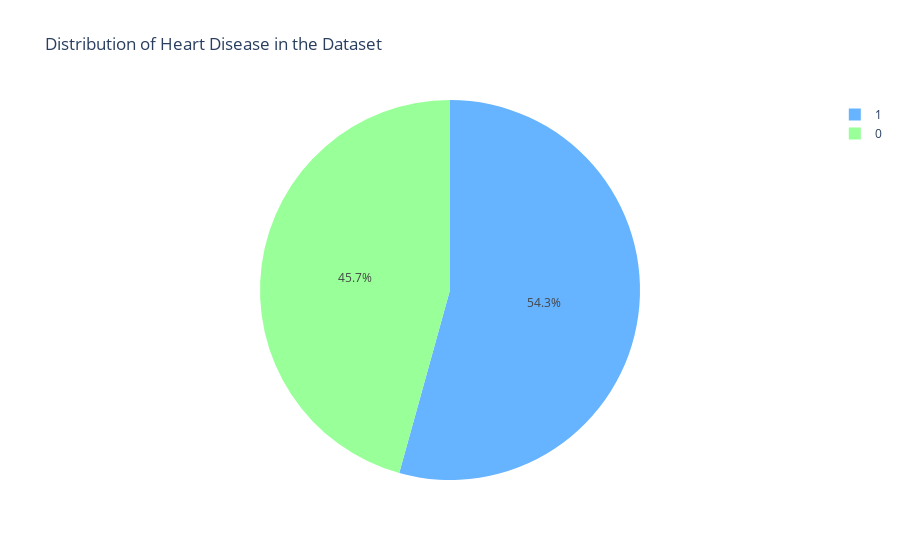

The notebook cell saved with this chart:
### Markdown cell above
**Pie Plot**


A pie plot, also known as a pie chart, is a circular statistical graphic that is divided into slices to illustrate numerical proportions. Each slice represents a proportionate part of the whole, and the size of each slice is proportional to the quantity it represents. Pie charts are commonly used to show the distribution of a categorical variable as a percentage of the total.

### Code cell
import plotly.express as px

# Assuming 'Target' is the target column
target_counts = heart_data['output'].value_counts().reset_index()

# Rename columns for clarity
target_counts.columns = ['output', 'count']

# Plotting a pie chart using Plotly
fig = px.pie(target_counts, values='count', names='output', 
             title='Distribution of Heart Disease in the Dataset', 
             labels={'target': 'Heart Disease', 'count': 'Count'},
             color_discrete_sequence=['#66b3ff', '#99ff99'])

fig.show()

### Figure 1 — Plotly figure (JSON) as saved in the notebook; plotly's stock layout.template omitted (floating-point values rounded to 4 significant figures)
{"data": [{"domain": {"x": [0, 1], "y": [0, 1]}, "hovertemplate": "output=%{label}<br>Count=%{value}<extra></extra>", "labels": [1, 0], "legendgroup": "", "name": "", "showlegend": true, "type": "pie", "values": [164, 138]}], "layout": {"legend": {"tracegroupgap": 0}, "piecolorway": ["#66b3ff", "#99ff99"], "title": {"text": "Distribution of Heart Disease in the Dataset"}}}
